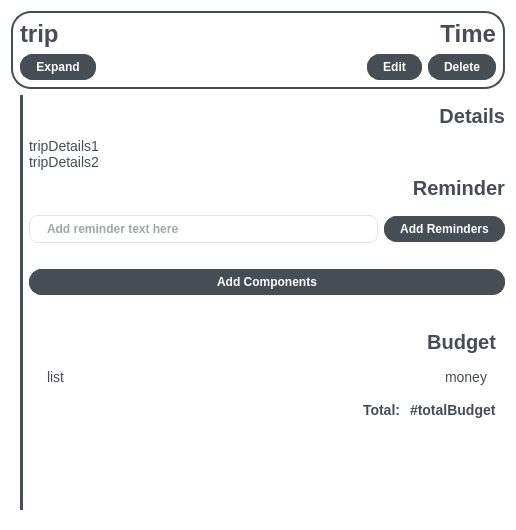
<?xml version="1.0" encoding="UTF-8"?>
<ui version="4.0">
 <class>tripWidget</class>
 <widget class="QWidget" name="tripWidget">
  <property name="geometry">
   <rect>
    <x>0</x>
    <y>0</y>
    <width>516</width>
    <height>530</height>
   </rect>
  </property>
  <property name="sizePolicy">
   <sizepolicy hsizetype="Preferred" vsizetype="Fixed">
    <horstretch>0</horstretch>
    <verstretch>0</verstretch>
   </sizepolicy>
  </property>
  <property name="windowTitle">
   <string>Form</string>
  </property>
  <property name="styleSheet">
   <string notr="true">QWidget#headerWidget{
  background-color: #fff;
  border-radius: 20px;
  border: 2px solid #464d55;;
}

QWidget{
    background-color: #fff;
}

QLabel {
  color: #464d55;
  font-weight: 600;
  font-size: 24px
}

QPushButton {
  background-color: #464d55;
  color: #fff;
  font-weight: 600;
  border-radius: 12px;
  border: 1px solid #464d55;
  padding: 5px 15px;
  outline: 0px;
}
QPushButton:hover {
  border: 1px solid #767e89;
}
QPushButton:focus {
  border: 1px solid #767e89;
}
QLineEdit {
  color: #464d55;
  font-weight: 600;
  border-radius: 8px;
  border: 1px solid #e0e4e7;
  padding: 5px 15px;
}
</string>
  </property>
  <layout class="QVBoxLayout" name="verticalLayout">
   <item>
    <widget class="QWidget" name="headerWidget" native="true">
     <property name="minimumSize">
      <size>
       <width>400</width>
       <height>0</height>
      </size>
     </property>
     <layout class="QVBoxLayout" name="verticalLayout_2">
      <item>
       <layout class="QHBoxLayout" name="horizontalLayout">
        <item>
         <widget class="QLabel" name="tripTitle">
          <property name="text">
           <string>trip</string>
          </property>
         </widget>
        </item>
        <item>
         <widget class="QLabel" name="tripTime">
          <property name="text">
           <string>Time</string>
          </property>
          <property name="alignment">
           <set>Qt::AlignRight|Qt::AlignTrailing|Qt::AlignVCenter</set>
          </property>
         </widget>
        </item>
       </layout>
      </item>
      <item>
       <layout class="QHBoxLayout" name="horizontalLayout_2">
        <item>
         <widget class="QPushButton" name="tripExpandButton">
          <property name="text">
           <string>Expand</string>
          </property>
         </widget>
        </item>
        <item>
         <spacer name="horizontalSpacer">
          <property name="orientation">
           <enum>Qt::Horizontal</enum>
          </property>
          <property name="sizeHint" stdset="0">
           <size>
            <width>40</width>
            <height>20</height>
           </size>
          </property>
         </spacer>
        </item>
        <item>
         <widget class="QPushButton" name="tripEditButton">
          <property name="text">
           <string>Edit</string>
          </property>
         </widget>
        </item>
        <item>
         <widget class="QPushButton" name="tripDeleteButton">
          <property name="text">
           <string>Delete</string>
          </property>
         </widget>
        </item>
       </layout>
      </item>
     </layout>
    </widget>
   </item>
   <item>
    <widget class="QWidget" name="tripSubWidget" native="true">
     <property name="sizePolicy">
      <sizepolicy hsizetype="Expanding" vsizetype="Minimum">
       <horstretch>0</horstretch>
       <verstretch>0</verstretch>
      </sizepolicy>
     </property>
     <property name="styleSheet">
      <string notr="true">QWidget#sidebarWidget{
  background-color: #464d55;
  border-radius: 2px
}</string>
     </property>
     <layout class="QHBoxLayout" name="horizontalLayout_3">
      <property name="topMargin">
       <number>0</number>
      </property>
      <property name="rightMargin">
       <number>0</number>
      </property>
      <item>
       <widget class="QWidget" name="sidebarWidget" native="true">
        <property name="sizePolicy">
         <sizepolicy hsizetype="Minimum" vsizetype="Expanding">
          <horstretch>0</horstretch>
          <verstretch>0</verstretch>
         </sizepolicy>
        </property>
        <property name="minimumSize">
         <size>
          <width>3</width>
          <height>0</height>
         </size>
        </property>
       </widget>
      </item>
      <item>
       <widget class="QWidget" name="tripDetailWidget" native="true">
        <property name="sizePolicy">
         <sizepolicy hsizetype="Expanding" vsizetype="Preferred">
          <horstretch>0</horstretch>
          <verstretch>0</verstretch>
         </sizepolicy>
        </property>
        <property name="styleSheet">
         <string notr="true">QLabel#detailHeaderLabel{
  color: #464d55;
  font-weight: 600;
  font-size: 20px
}
QLabel#reminderHeaderLabel{
  color: #464d55;
  font-weight: 600;
  font-size: 20px
}
QLabel#budgetHeaderLabel{
  color: #464d55;
  font-weight: 600;
  font-size: 20px
}
QLabel{
  color: #464d55;
  font-weight: 400;
  font-size: 14px
}
QCheckBox{
  color: #464d55;
  font-weight: 400;
  font-size: 14px
}
</string>
        </property>
        <layout class="QVBoxLayout" name="verticalLayout_3">
         <property name="leftMargin">
          <number>0</number>
         </property>
         <property name="rightMargin">
          <number>0</number>
         </property>
         <item>
          <widget class="QWidget" name="tripDetailsWidget" native="true">
           <layout class="QVBoxLayout" name="verticalLayout_4">
            <property name="leftMargin">
             <number>0</number>
            </property>
            <property name="topMargin">
             <number>0</number>
            </property>
            <property name="rightMargin">
             <number>0</number>
            </property>
            <property name="bottomMargin">
             <number>0</number>
            </property>
            <item>
             <widget class="QLabel" name="detailHeaderLabel">
              <property name="text">
               <string>Details</string>
              </property>
              <property name="alignment">
               <set>Qt::AlignRight|Qt::AlignTop|Qt::AlignTrailing</set>
              </property>
             </widget>
            </item>
            <item>
             <widget class="QLabel" name="label">
              <property name="text">
               <string>tripDetails1
tripDetails2</string>
              </property>
             </widget>
            </item>
           </layout>
          </widget>
         </item>
         <item>
          <widget class="QWidget" name="tripReminderWidget" native="true">
           <layout class="QVBoxLayout" name="verticalLayout_5">
            <property name="leftMargin">
             <number>0</number>
            </property>
            <property name="topMargin">
             <number>0</number>
            </property>
            <property name="rightMargin">
             <number>0</number>
            </property>
            <property name="bottomMargin">
             <number>0</number>
            </property>
            <item>
             <widget class="QLabel" name="reminderHeaderLabel">
              <property name="text">
               <string>Reminder</string>
              </property>
              <property name="alignment">
               <set>Qt::AlignRight|Qt::AlignTop|Qt::AlignTrailing</set>
              </property>
             </widget>
            </item>
            <item>
             <layout class="QVBoxLayout" name="tripReminderLayout"/>
            </item>
            <item>
             <layout class="QHBoxLayout" name="horizontalLayout_7">
              <property name="topMargin">
               <number>0</number>
              </property>
              <item>
               <widget class="QLineEdit" name="tripReminderLineEdit">
                <property name="placeholderText">
                 <string>Add reminder text here</string>
                </property>
               </widget>
              </item>
              <item>
               <widget class="QPushButton" name="tripReminderAddButton">
                <property name="sizePolicy">
                 <sizepolicy hsizetype="Minimum" vsizetype="Fixed">
                  <horstretch>0</horstretch>
                  <verstretch>0</verstretch>
                 </sizepolicy>
                </property>
                <property name="text">
                 <string>Add Reminders</string>
                </property>
               </widget>
              </item>
             </layout>
            </item>
           </layout>
          </widget>
         </item>
         <item>
          <widget class="QWidget" name="tripComponentControlWidget" native="true">
           <layout class="QHBoxLayout" name="horizontalLayout_4">
            <property name="leftMargin">
             <number>0</number>
            </property>
            <property name="topMargin">
             <number>0</number>
            </property>
            <property name="rightMargin">
             <number>0</number>
            </property>
            <property name="bottomMargin">
             <number>0</number>
            </property>
            <item>
             <widget class="QPushButton" name="addComponentButton">
              <property name="text">
               <string>Add Components</string>
              </property>
             </widget>
            </item>
           </layout>
          </widget>
         </item>
         <item>
          <widget class="QWidget" name="budgetWidget" native="true">
           <property name="styleSheet">
            <string notr="true">QLabel#budgetTotalLabel{
font-weight: 600
}
QLabel#budgetTotalBudgetLabel{
font-weight: 600
}</string>
           </property>
           <layout class="QVBoxLayout" name="verticalLayout_6">
            <item>
             <widget class="QLabel" name="budgetHeaderLabel">
              <property name="text">
               <string>Budget</string>
              </property>
              <property name="alignment">
               <set>Qt::AlignRight|Qt::AlignTrailing|Qt::AlignVCenter</set>
              </property>
             </widget>
            </item>
            <item>
             <widget class="QWidget" name="widget" native="true">
              <layout class="QHBoxLayout" name="horizontalLayout_6">
               <item>
                <widget class="QLabel" name="budgetNameListLabel">
                 <property name="text">
                  <string>list</string>
                 </property>
                </widget>
               </item>
               <item>
                <widget class="QLabel" name="budgetPriceListLabel">
                 <property name="text">
                  <string>money</string>
                 </property>
                 <property name="alignment">
                  <set>Qt::AlignRight|Qt::AlignTrailing|Qt::AlignVCenter</set>
                 </property>
                </widget>
               </item>
              </layout>
             </widget>
            </item>
            <item>
             <layout class="QHBoxLayout" name="horizontalLayout_8">
              <property name="topMargin">
               <number>0</number>
              </property>
              <item>
               <spacer name="horizontalSpacer_2">
                <property name="orientation">
                 <enum>Qt::Horizontal</enum>
                </property>
                <property name="sizeHint" stdset="0">
                 <size>
                  <width>40</width>
                  <height>20</height>
                 </size>
                </property>
               </spacer>
              </item>
              <item>
               <widget class="QLabel" name="budgetTotalLabel">
                <property name="text">
                 <string>Total: </string>
                </property>
               </widget>
              </item>
              <item>
               <widget class="QLabel" name="budgetTotalBudgetLabel">
                <property name="text">
                 <string>#totalBudget</string>
                </property>
               </widget>
              </item>
             </layout>
            </item>
           </layout>
          </widget>
         </item>
         <item>
          <widget class="QWidget" name="componentWidget" native="true">
           <layout class="QHBoxLayout" name="horizontalLayout_5">
            <property name="leftMargin">
             <number>0</number>
            </property>
            <property name="rightMargin">
             <number>0</number>
            </property>
            <item>
             <layout class="QVBoxLayout" name="componentLayout"/>
            </item>
           </layout>
          </widget>
         </item>
        </layout>
       </widget>
      </item>
     </layout>
    </widget>
   </item>
  </layout>
 </widget>
 <resources/>
 <connections/>
</ui>
